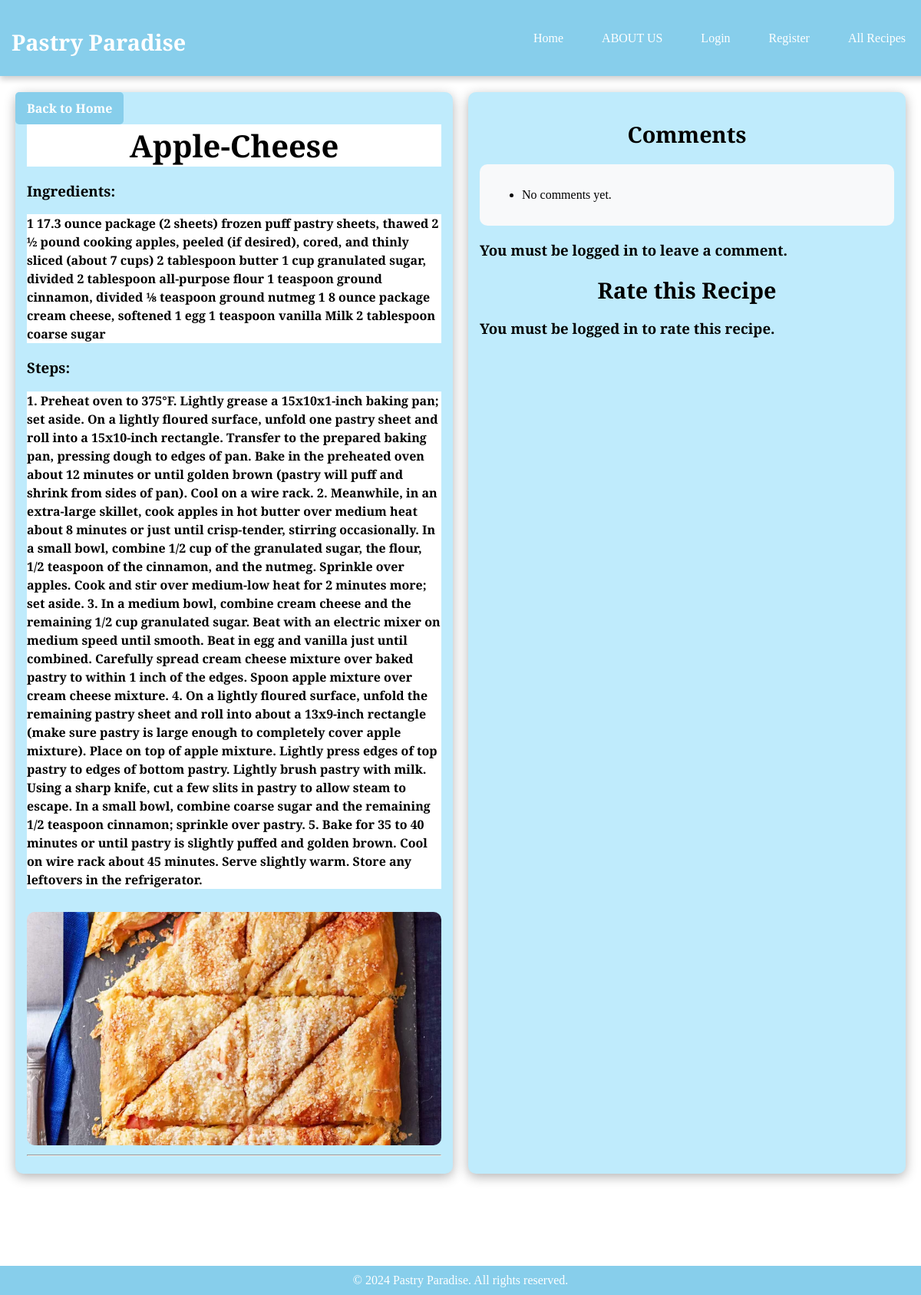
The page /recipe/15/ on the database its author committed.
### myApp/models.py (models this page shows, shortened)
class Recipe(models.Model):
    title = models.CharField(max_length=200)
    ingredients = models.TextField()
    steps = models.TextField()
    image = models.ImageField(upload_to='recipes/', null=True, blank=True)
    created_at = models.DateTimeField(auto_now_add=True)
    created_by = models.ForeignKey(User, on_delete=models.CASCADE)

### myApp/views.py (the view)
# urls.py: path('recipe/<int:pk>/', views.recipe_detail, name='recipe_detail'),
def recipe_detail(request, pk):
    recipe = get_object_or_404(Recipe, pk=pk)
    comments = recipe.comments.all()
    ratings = recipe.ratings.all()
    average_rating = ratings.aggregate(Avg('score'))['score__avg'] if ratings.exists() else None
    return render(request, 'myApp/recipe_detail.html', {
        'recipe': recipe,
        'comments': comments,
        'average_rating': average_rating,
        'ratings': ratings,
    })

### myApp/templates/myApp/recipe_detail.html (shortened to what this page needs)
<!DOCTYPE html>
<html lang="en">
<head>
</head>
<body>
    <nav>
        <div class="logo">
            <a href="{% url 'homepage' %}" style="color: white; text-decoration: none;">
                <h2>Pastry Paradise</h2>
            </a>
        </div>
        <ul>
            <li><a href="{% url 'homepage' %}">Home</a></li>
            <li><a href="{% url 'about_us' %}">ABOUT US</a></li>
            {% if user.is_authenticated %}
                <li><a href="{% url 'profile' %}">My Profile</a></li>
                <li><a href="{% url 'create_recipe' %}">Create Recipe</a></li>
                <li><a href="{% url 'logout' %}">Logout</a></li>
            {% else %}
                <li><a href="{% url 'login' %}">Login</a></li>
                <li><a href="{% url 'register' %}">Register</a></li>
            {% endif %}
            <li><a href="{% url 'all_recipes' %}">All Recipes</a></li>
        </ul>
    </nav>
    <div class="main-content">
        <div class="recipe-container">
            <h1>{{ recipe.title }}</h1>
            <h3><strong>Ingredients:</strong></h3>
            <p>{{ recipe.ingredients }}</p>
            <h3><strong>Steps:</strong></h3>
            <p>{{ recipe.steps }}</p>
            {% if recipe.image %}
                <img src="{{ recipe.image.url }}" alt="{{ recipe.title }}">
            {% endif %}
            <hr>
        </div>
        <div class="right-side">
            <h2>Comments</h2>
            <div class="comment-section">
                <ul>
                    {% for comment in comments %}
                        <li class="comment">
                            <strong>{{ comment.user.username }}</strong>: {{ comment.text }} <br>
                            <small>{{ comment.created_at }}</small>
                        </li>
                    {% empty %}
                        <li>No comments yet.</li>
                    {% endfor %}
                </ul>
            </div>
            {% if user.is_authenticated %}
                <div class="comment-form">
                    <form method="POST" action="{% url 'add_comment' recipe.pk %}">
                        {% csrf_token %}
                        <textarea name="comment_text" placeholder="Leave a comment..." required></textarea>
                        <button type="submit">Submit Comment</button>
                    </form>
                </div>
            {% else %}
                <h3>You must be logged in to leave a comment.</h3>
            {% endif %}
            <h2>Rate this Recipe</h2>
{% if user.is_authenticated %}
    <div class="rating-section">
        <form method="POST" action="{% url 'add_rating' recipe.pk %}">
            {% csrf_token %}
            <div class="star-rating">
                <input type="radio" name="rating" value="5" id="5-stars" required>
                <label for="5-stars">&#9733;</label>
                <input type="radio" name="rating" value="4" id="4-stars">
                <label for="4-stars">&#9733;</label>
                <input type="radio" name="rating" value="3" id="3-stars">
                <label for="3-stars">&#9733;</label>
                <input type="radio" name="rating" value="2" id="2-stars">
                <label for="2-stars">&#9733;</label>
                <input type="radio" name="rating" value="1" id="1-star">
                <label for="1-star">&#9733;</label>
            </div>
            <button type="submit">Submit Rating</button>
            {% if average_rating %}
                <h3 class="average-rating">Average Rating: {{ average_rating|floatformat:1 }} / 5</h3>
            {% else %}
                <h3 class="average-rating">No ratings yet.</h3>
            {% endif %}
        </form>
    </div>
{% else %}
    <h3>You must be logged in to rate this recipe.</h3>
{% endif %}
        </div>
    </div>
    <div class="back-button-container">
        <a href="{% url 'all_recipes' %}">
            <button>Back to Home</button>
        </a>
    </div>
    <footer>
        <div>&copy; 2024 Pastry Paradise. All rights reserved.</div>
    </footer>
</body>
</html>

### myApp/templates/myApp/recipe_detail.html (style rules this page uses)
body { font-family: 'Cinzel', serif; margin: 0; padding: 0; background: white; display: flex; flex-direction: column; min-height: 100vh; }
nav { background-color: #87ceeb; color: white; padding: 15px; display: flex; justify-content: space-between; align-items: center; box-shadow: 0 4px 8px rgba(0, 0, 0, 0.2); position: fixed; width: 100%; top: 0; z-index: 1000; }
.logo h2 { color: white; }
nav ul { list-style-type: none; margin: 0; padding: 0; display: flex; }
nav ul li { margin-right: 20px; }
nav ul li a { color: white; text-decoration: none; padding: 8px 15px; border-radius: 5px; transition: background-color 0.3s; }
.main-content { display: flex; justify-content: center; margin: 100px auto; max-width: 1500px; padding: 20px; gap: 20px; }
.recipe-container, .right-side { flex: 30%; background-color: #bfebfc; padding: 15px; border-radius: 10px; box-shadow: 0 4px 15px rgba(0, 0, 0, 0.3); }
h1 { color: #000000; text-align: center; font-size: 2.5em; margin-bottom: 10px; background-color: white; }
h2 { color: #000000; text-align: center; font-size: 1.8em; margin: 20px 0 10px; }
p { line-height: 1.5; color: #000000; font-size: 1em; margin: 10px 0; background-color: white; font-weight: bolder; }
img { max-width: 100%; margin-top: 20px; border-radius: 10px; }
.comment-section { margin-top: 20px; padding: 15px; background-color: #f8f9fa; border-radius: 10px; max-height: 300px; overflow-y: auto; text-align: left; }
button { background-color: #000000; color: white; border: none; padding: 10px 15px; border-radius: 5px; cursor: pointer; transition: background-color 0.3s, transform 0.2s; font-family: 'Cinzel', serif; font-weight: bold; font-size: 1em; }
.back-button-container { position: fixed; top: 120px; left: 20px; z-index: 999; }
.back-button-container button { background-color: #87ceeb; color: white; border: none; padding: 10px 15px; border-radius: 5px; cursor: pointer; transition: background-color 0.3s, transform 0.2s; font-family: 'Cinzel', serif; font-weight: bold; font-size: 1em; }
footer { background-color: #87ceeb; color: white; padding: 10px 0; text-align: center; width: 100%; position: relative; bottom: 0; }

### rows shown on the page
Recipe: title "Apple-Cheese", ingredients "1 17.3 ounce package (2 sheets) frozen puff pastry sheets, thawed 2 ½ pound cooking apples, peeled (if desired), cored, and thinly sliced (about 7 cups) 2 tablespoon butter 1 cup granulated sugar, divided 2 tablespoon all-purpose flour 1 teaspoon ground cinnamon, divided ⅛ teaspoon ground nutmeg 1 8 ounce package cream cheese, softened 1 egg 1 teaspoon vanilla Milk 2 tablespoon coarse sugar", steps "1. Preheat oven to 375°F. Lightly grease a 15x10x1-inch baking pan; set aside. On a lightly floured surface, unfold one pastry sheet and roll into a 15x10-inch rectangle. Transfer to the prepared baking pan, pressing dough to edges of pan. Bake in the preheated oven about 12 minutes or until golden brown (pastry will puff and shrink from sides of pan). Cool on a wire rack. 2. Meanwhile, in an extra-large skillet, cook apples in hot butter over medium heat about 8 minutes or just until crisp-tender, stirring occasionally. In a small bowl, combine 1/2 cup of the granulated sugar, the flour, 1/2 teaspoon of the cinnamon, and the nutmeg. Sprinkle over apples. Cook and stir over medium-low heat…", image (picture)
